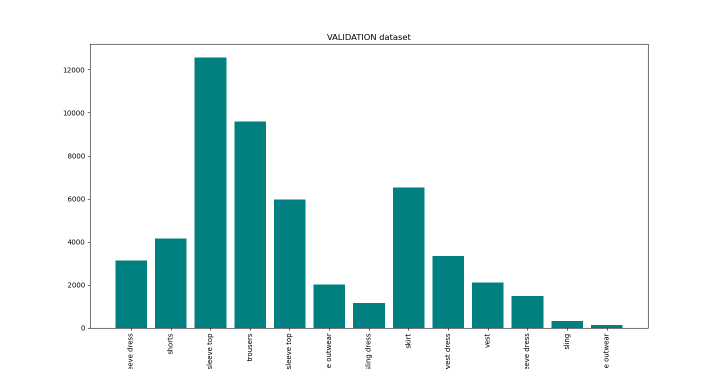
#> input picture test_dist.png, 1440 x 737 px (shown at 1/2 size)
$ python -i augmentations.py   (imports and definitions only)
#> lines starting #> are read from the running program, lines starting #| are printed output that depends on the picture; after the words box and inside, x2 and y2 are one past the last pixel; in counts of white or black regions, pixels touching at a corner belong together
#> further down, picture is the input picture: shape (737, 1440, 3); mean B, G, R 236.1, 236.1, 218.8
import numpy as np
import cv2
import random
import math


# [13 lines left out: functions filter_boxes, mixup, not called in this run]


def augment_hsv(img, h_gain=0.5, s_gain=0.5, v_gain=0.5):
#> called with h_gain = 0.5, s_gain = 0.5, v_gain = 0.5
    if h_gain or s_gain or v_gain:
        random_gains = np.random.uniform(-1, 1, 3) * [h_gain, s_gain, v_gain] + 1
        hue, sat, val = cv2.split(cv2.cvtColor(img, cv2.COLOR_BGR2HSV))
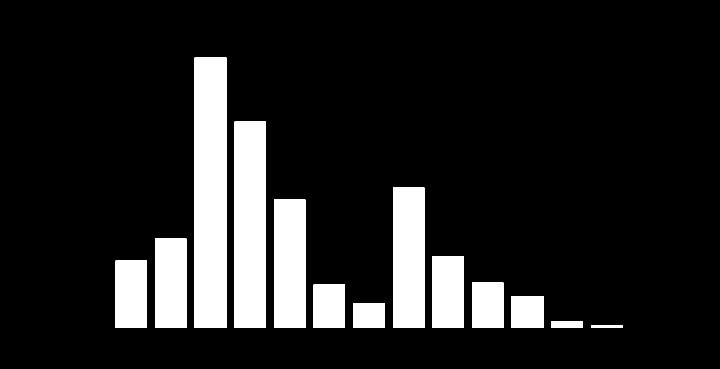
#> hue: shape (737, 1440) (shown at 1/2 size); values 0 (black) and 90 (white), 13.5% white; 13 white regions, largest, box (x1, y1, x2, y2) and area: (389, 115, 453, 656) 34624, (469, 243, 532, 656) 26019, (786, 375, 849, 656) 17703
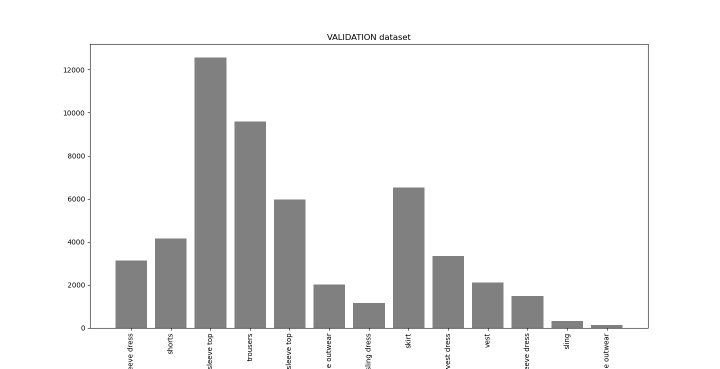
#> val: shape (737, 1440) (shown at 1/2 size); min 0, max 255, mean 236.1
        data_type = img.dtype

        x = np.arange(0, 256, dtype=random_gains.dtype)
        lut_hue = ((x * random_gains[0]) % 180).astype(data_type)
        lut_sat = np.clip(x * random_gains[1], 0, 255).astype(data_type)
#> lut_sat = 256 values from 0 to 255
        lut_val = np.clip(x * random_gains[2], 0, 255).astype(data_type)
#> lut_val = 256 values from 0 to 255

        img_hsv = cv2.merge((cv2.LUT(hue, lut_hue), cv2.LUT(sat, lut_sat), cv2.LUT(val, lut_val)))
#> img_hsv: shape (737, 1440, 3); mean H, S, V 12.7, 34.4, 238
        cv2.cvtColor(img_hsv, cv2.COLOR_HSV2BGR, dst=img)
#> img: shape (737, 1440, 3); 14.59% of pixels changed, all inside (x1, y1, x2, y2) = (127, 68, 1298, 737)


# [48 lines left out: function random_augmentation, not called in this run]

>>> import cv2
>>> picture = cv2.imread('../../test_dist.png')
>>> result = augment_hsv(picture)

$ run again, on train_dist.png
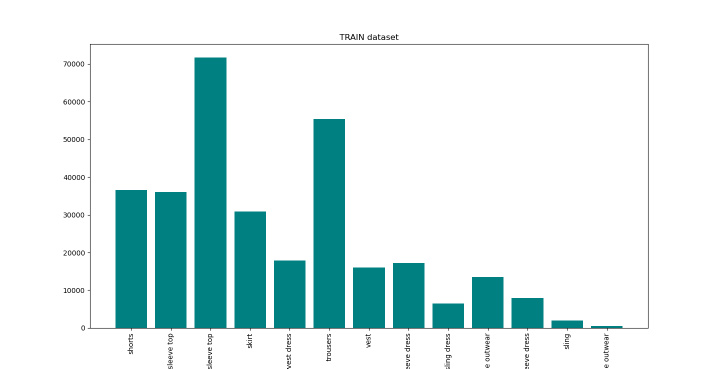
#> input picture train_dist.png, 1440 x 737 px (shown at 1/2 size)
#> picture is the input picture: shape (737, 1440, 3); mean B, G, R 235.4, 235.4, 217.4
#> in augment_hsv, `hue, sat, val = cv2.split(cv2.cvtColor(img, cv2.COLOR_BGR2HSV))`:
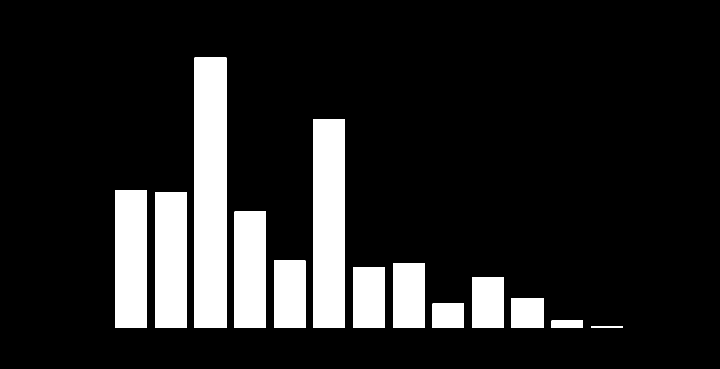
#> hue: shape (737, 1440) (shown at 1/2 size); values 0 (black) and 90 (white), 14.1% white; 13 white regions, largest, box (x1, y1, x2, y2) and area: (389, 115, 453, 656) 34624, (627, 238, 690, 656) 26334, (231, 380, 294, 656) 17388
#> in augment_hsv, `hue, sat, val = cv2.split(cv2.cvtColor(img, cv2.COLOR_BGR2HSV))`:
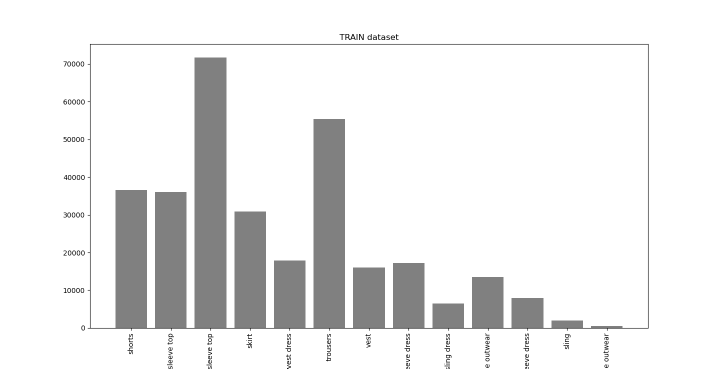
#> val: shape (737, 1440) (shown at 1/2 size); min 0, max 255, mean 235.4
#> img_hsv: shape (737, 1440, 3); mean H, S, V 13.2, 35.8, 237.3
#> img: shape (737, 1440, 3); 15.17% of pixels changed, all inside (x1, y1, x2, y2) = (127, 68, 1298, 737)
